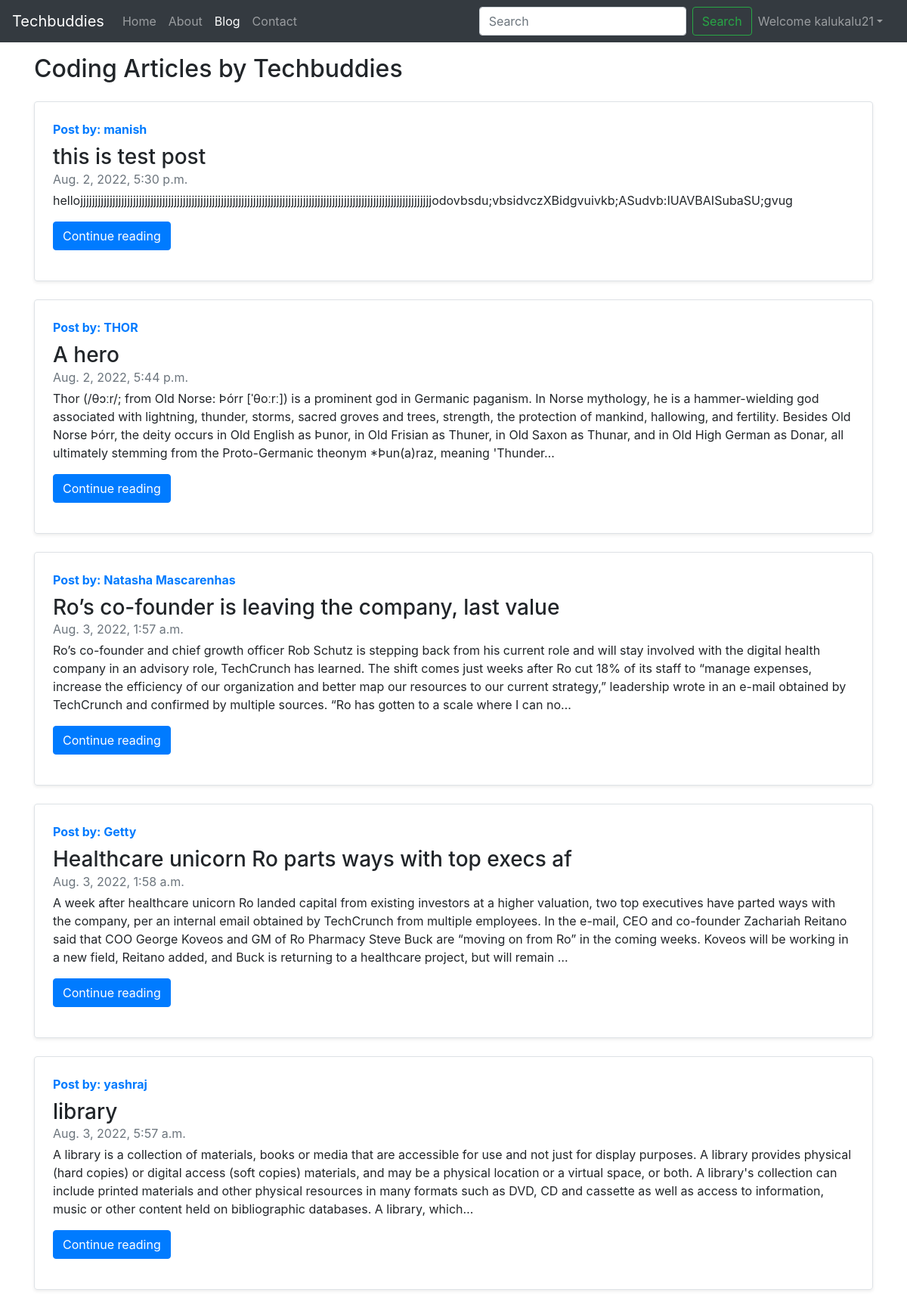
Page /blog/ (signed in) on the committed database.
### blog/models.py (models this page shows, shortened)
class Post(models.Model):
    postid = models.AutoField(primary_key=True)
    title = models.CharField(max_length=50)
    author  = models.CharField(max_length=50)
    content = models.TextField()
    slug = models.CharField(max_length=200)
    timestamp = models.DateTimeField( blank=True)

### blog/views.py (the view)
# urls.py: path('', views.blogHome, name='blogHome'),
def blogHome(request):
    allpost = Post.objects.all()
    contaxt = {'allpost': allpost}
    return render(request, 'blog/bloghome.html' , contaxt)

### templates/blog/bloghome.html (shortened to what this page needs)
{% extends 'base.html' %}
{% block blogactive %} active {% endblock blogactive %}
{% block body %}
<div class="container my-3">
    <h2>Coding Articles by Techbuddies</h2>
    {% for post  in allpost  %}
    <div class="row no-gutters border rounded overflow-hidden flex-md-row mb-4 shadow-sm h-md-250 my-4 position-relative">
        <div class="col p-4 d-flex flex-column position-static">
            <strong class="d-inline-block mb-2 text-primary">Post by: {{ post.author}}</strong>
            <h3 class="mb-0">{{post.title}}</h3>
            <div class="mb-1 text-muted">{{post.timestamp}}</div>
            <p class="card-text mb-auto">{{post.content |truncatechars:500 }}</p>
            <div class="my-2">
            	<a href="/blog/blogpost{{post.slug}}" role="button" class="btn btn-primary my-2">Continue reading</a>
            </div>
        </div>
    </div>
    {% endfor %}
</div>
{% endblock body %}

### templates/base.html (shortened to what this page needs)
<!doctype html>
<html lang="en">
<head>
  <link rel="stylesheet" href="https://cdn.jsdelivr.net/npm/bootstrap@4.6.2/dist/css/bootstrap.min.css"
>
</head>
<body>
  <nav class="navbar navbar-expand-lg navbar-dark bg-dark">
    <a class="navbar-brand" href="/">Techbuddies</a>
    <div class="collapse navbar-collapse" id="navbarSupportedContent">
      <ul class="navbar-nav mr-auto">
        <li class="nav-item {% block homeactive %}{% endblock homeactive %}">
          <a class="nav-link" href="/">Home <span class="sr-only">(current)</span></a>
        </li>
        <li class="nav-item {% block aboutactive %}{% endblock aboutactive %}">
          <a class="nav-link" href="/about">About</a>
        </li>
        <li class="nav-item {% block blogactive %}{% endblock blogactive %}">
          <a class="nav-link" href="/blog">Blog</a>
        </li>
        <li class="nav-item {% block contactactive %}{% endblock contactactive %}">
          <a class="nav-link" href="/contact">Contact</a>
        </li>
      </ul>
      <div class="form-inline ml-auto">
        <form class="form-inline my-2 my-lg-0" action="/search" mathod='GET'>
          <input class="form-control mr-sm-2" type="search" placeholder="Search" aria-label="Search" name="query"
            id="query">
          <button class="btn btn-outline-success my-2 my-sm-0" type="submit">Search</button>
        </form>
        {% if request.user.is_authenticated %}
        <ul class="navbar-nav mr-2">
          <li class="nav-item dropdown">
            <a class="nav-link dropdown-toggle" href='#' id="navbarDropdown" role="button" data-toggle="dropdown">
              Welcome {{request.user}}</a>
          </li>
        </ul>
      </div>
      {% endif %}
    </div>
  </nav>
  {% block body %}{% endblock body %}
</body>
</html>

### rows in the picture
Post: author "manish", title "this is test post", timestamp "Aug. 2, 2022, 5:30 p.m.", content "hellojjjjjjjjjjjjjjjjjjjjjjjjjjjjjjjjjjjjjjjjjjjjjjjjjjjjjjjjjjjjjjjjjjjjjjjjjjjjjjjjjjjjjjjjjjjjjjjjjjjjjjjjjjjjjjjjjjjjjjjjodovbsdu;vbsidvczXBidgvuivkb;ASudvb:IUAVBAISubaSU;gvug"
Post: author "THOR", title "A hero", timestamp "Aug. 2, 2022, 5:44 p.m.", content "Thor (/θɔːr/; from Old Norse: Þórr [ˈθoːrː]) is a prominent god in Germanic paganism. In Norse mythology, he is a hammer-wielding god associated with lightning, thunder, storms, sacred groves and trees, strength, the protection of mankind, hallowing, and fertility. Besides Old Norse Þórr, the deity occurs in Old English as Þunor, in Old Frisian as Thuner, in Old Saxon as Thunar, and in Old High German as Donar, all ultimately stemming from the Proto-Germanic theonym *Þun(a)raz, meaning 'Thunder…"
Post: author "Natasha Mascarenhas", title "Ro’s co-founder is leaving the company, last value", timestamp "Aug. 3, 2022, 1:57 a.m.", content "Ro’s co-founder and chief growth officer Rob Schutz is stepping back from his current role and will stay involved with the digital health company in an advisory role, TechCrunch has learned. The shift comes just weeks after Ro cut 18% of its staff to “manage expenses, increase the efficiency of our organization and better map our resources to our current strategy,” leadership wrote in an e-mail obtained by TechCrunch and confirmed by multiple sources. “Ro has gotten to a scale where I can no…"
Post: author "Getty", title "Healthcare unicorn Ro parts ways with top execs af", timestamp "Aug. 3, 2022, 1:58 a.m.", content "A week after healthcare unicorn Ro landed capital from existing investors at a higher valuation, two top executives have parted ways with the company, per an internal email obtained by TechCrunch from multiple employees. In the e-mail, CEO and co-founder Zachariah Reitano said that COO George Koveos and GM of Ro Pharmacy Steve Buck are “moving on from Ro” in the coming weeks. Koveos will be working in a new field, Reitano added, and Buck is returning to a healthcare project, but will remain …"
Post: author "yashraj", title "library", timestamp "Aug. 3, 2022, 5:57 a.m.", content "A library is a collection of materials, books or media that are accessible for use and not just for display purposes. A library provides physical (hard copies) or digital access (soft copies) materials, and may be a physical location or a virtual space, or both. A library's collection can include printed materials and other physical resources in many formats such as DVD, CD and cassette as well as access to information, music or other content held on bibliographic databases. A library, which…"

### other values in the picture
{{ request.user }} "kalukalu21"
